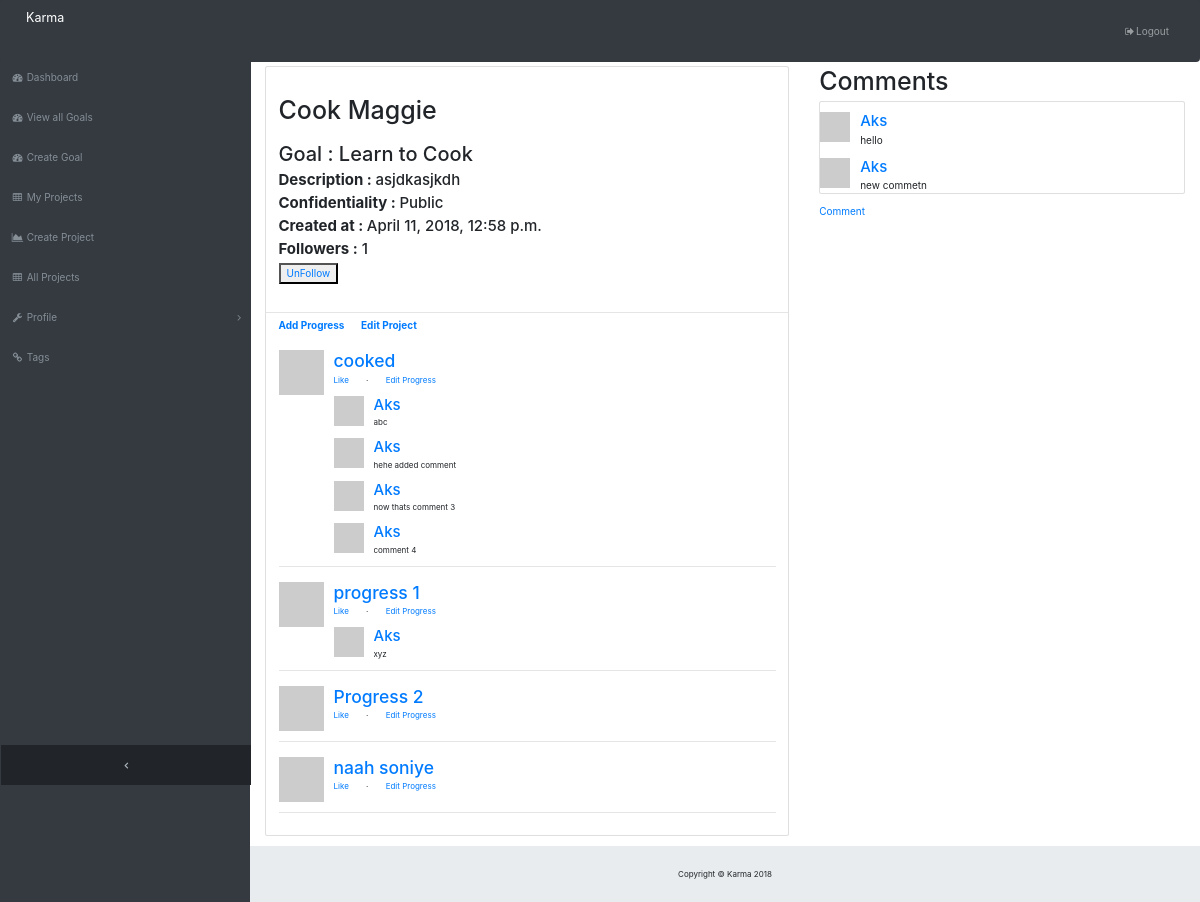
The app's page /karma/project/7/ (signed in) with its own data.
### karma/models.py (models this page shows, shortened)
class Project(models.Model):
	goal = models.ForeignKey('Goal', on_delete=models.PROTECT)
	user = models.ForeignKey('User', on_delete=models.CASCADE)
	project_title = models.CharField(max_length=200)
	project_description = models.CharField(max_length=500)
	cover_pic_url = models.CharField(max_length=250, default='')
	isPublic = models.BooleanField(default=False)
	created_at = models.DateTimeField(default=datetime.now())
	def progresses(self):
		return Progress.objects.all().filter(project=self)
	def comments(self):
		return CommentOnProject.objects.all().filter(project=self)
	def followers(self):
		return ProjectFollowing.objects.all().filter(project=self)

class Goal(models.Model):
	goal_title = models.CharField(max_length=200)
	goal_description = models.CharField(max_length=500)
	created_at = models.DateTimeField(default=datetime.now()) #give default value??
	def __str__(self):
		return self.goal_title

class Progress(models.Model):
	project = models.ForeignKey('Project', on_delete=models.CASCADE)
	progress_description = models.CharField(max_length=500)
	created_at = models.DateTimeField(default=datetime.now())
	def comments(self):
		return CommentOnProgress.objects.all().filter(progress=self)

class CommentOnProgress(models.Model):
	user = models.ForeignKey('User', on_delete=models.CASCADE)
	progress = models.ForeignKey('Progress', on_delete=models.CASCADE)
	content = models.CharField(max_length=250)
	created_at = models.DateTimeField(default=datetime.now())

class User(AbstractBaseUser):
	email = models.EmailField(
		verbose_name='email address',
		max_length=255,
		unique=True,
	)
	active = models.BooleanField(default=True)
	staff = models.BooleanField(default=False)
	admin = models.BooleanField(default=False) # a superuser
	objects = UserManager()
	USERNAME_FIELD = 'email'
	user_name = models.CharField(max_length=20, default='user')
	bio = models.CharField(max_length=500, blank=True)
	Gender = (
		('M', 'Male'),
		('F', 'Female'),
		('O', 'Other'),
	)
	gender =  models.CharField(max_length=1, choices=Gender, default='M')
	join_date = models.DateTimeField(default=datetime.now())
	pic_url = models.CharField(max_length=200, blank=True)
	REQUIRED_FIELDS = []
	@property
	def is_active(self):
		return self.active

class CommentOnProject(models.Model):
	user = models.ForeignKey('User', on_delete=models.CASCADE)
	project = models.ForeignKey('Project', on_delete=models.CASCADE)
	content = models.CharField(max_length=250)
	created_at = models.DateTimeField(default=datetime.now())

### karma/views.py (the view)
# urls.py: url('project/(?P<project_id>\d+)/$', views.project_detail, name='project_detail'),
def project_detail(request, project_id):
	project = get_object_or_404(Project, pk=project_id)
	if not (project.isPublic or project.user == request.user):
		raise Http404
	progress = project.progresses()
	comments = project.comments()
	print progress
	followers = project.followers()
	total_followers = len(followers)
	a = ProjectFollowing.objects.all().filter(user=request.user, project=project)
	if len(a):
		isFollow = True
	else:
		isFollow = False
	return render(request, 'project_detail.html', {'isFollow': isFollow, 'total_followers':total_followers,'project': project, 'progress': progress, 'comments':comments, 'is_authenticated': request.user.is_authenticated})

### templates/project_detail.html (shortened to what this page needs)
{% extends 'blank.html' %}
{% block content %}
<div class="row">
  <div class="col-sm-7">
  	<div class="card mb-3">
      <a href="#">
      </a>
      <div class="card-body">
        <h1 class="card-title mb-1">{{project.project_title}}</h1>
        <br>
        <h2>Goal : {{project.goal}}</h2>
        <h4><b>Description : </b>{{project.project_description}}</h4>
        <h4><b>Confidentiality : </b>{% if project.isPublic %}Public{% else %}Private{% endif %}</h4>
        <h4> <b> Created at : </b>{{project.created_at}}</h4>
        <h4><b>Followers :</b> {{total_followers}}</h4>
        {% if isFollow %}
        <a href="{% url 'unfollow_project' project.id %}"><button>UnFollow</button></a>
        {% else %}
        <a href="{% url 'follow_project' project.id %}"><button>Follow</button></a>
        {% endif %}</br></br>
      </div>
      <hr class="my-0">
      <div class="card-body py-2 medium ">
        <b><a href="{% url 'add_progress' project.id %}">Add Progress </a>&nbsp &nbsp &nbsp
        <a href="{% url 'edit_project' project.id %}">Edit Project</a></b>
      </div>
      <div class="card-body small bg-faded">
      	{% for p in progress %}
        <div class="media">
          <img class="d-flex mr-3" src="http://placehold.it/45x45" alt="">
          <div class="media-body">
            <h3 class="mt-0 mb-1"><a href="#">{{p.progress_description}}</a></h3>
            <ul class="list-inline mb-0">
              <li class="list-inline-item">
                <a href="#">Like</a>
              </li>
              <li class="list-inline-item">·</li>
              <li class="list-inline-item">
                <a href="#">Edit Progress</a>
              </li>
            </ul>
            {% for c in p.comments %}
            <div class="media mt-3">
              <a class="d-flex pr-3" href="#">
                <img src="http://placehold.it/30x30" alt="">
              </a>
              <div class="media-body">
                <h4 class="mt-0 mb-1"><a href="#">{{c.user.user_name}}</a></h4>{{c.content}}
              </div>
            </div>
        {% endfor %}
          </div>
        </div>
       <hr>
      {% endfor %}
      </div>
    </div>
  </div>
  <div class="col-sm-5">
  	<h1> Comments </h1>
  	<div class="card mb-3">
  		<div class="media-body">
  		{% for c in comments %}
  		<div class="media mt-3">
              <a class="d-flex pr-3" href="#">
                <img src="http://placehold.it/30x30" alt="">
              </a>
              <div class="media-body">
                <h4 class="mt-0 mb-1"><a href="#">{{c.user.user_name}}</a></h4>{{c.content}}
              </div>
        </div>
        {% endfor %}
        </div>
  	</div>
    <a href="{% url 'commentproject' project.id %}">Comment</a>
  </div>
</div>
{% endblock %}

### static/css/sb-admin.css (style rules this page uses)
html { position: relative; min-height: 100%; }
body { overflow-x: hidden; }
body.sticky-footer { margin-bottom: 56px; }
body.fixed-nav { padding-top: 56px; }

### records on screen
Project: project_title "Cook Maggie", goal "Learn to Cook", project_description "asjdkasjkdh", created_at "April 11, 2018, 12:58 p.m."
Progress: progress_description "cooked"
CommentOnProgress: user.user_name "Aks", content "abc"
CommentOnProgress: user.user_name "Aks", content "hehe added comment"
CommentOnProgress: user.user_name "Aks", content "now thats comment 3"
CommentOnProgress: user.user_name "Aks", content "comment 4"
Progress: progress_description "progress 1"
CommentOnProgress: user.user_name "Aks", content "xyz"
Progress: progress_description "Progress 2"
Progress: progress_description "naah soniye"
CommentOnProject: user.user_name "Aks", content "hello"
CommentOnProject: user.user_name "Aks", content "new commetn"

### other values on screen
{{ total_followers }} "1"
